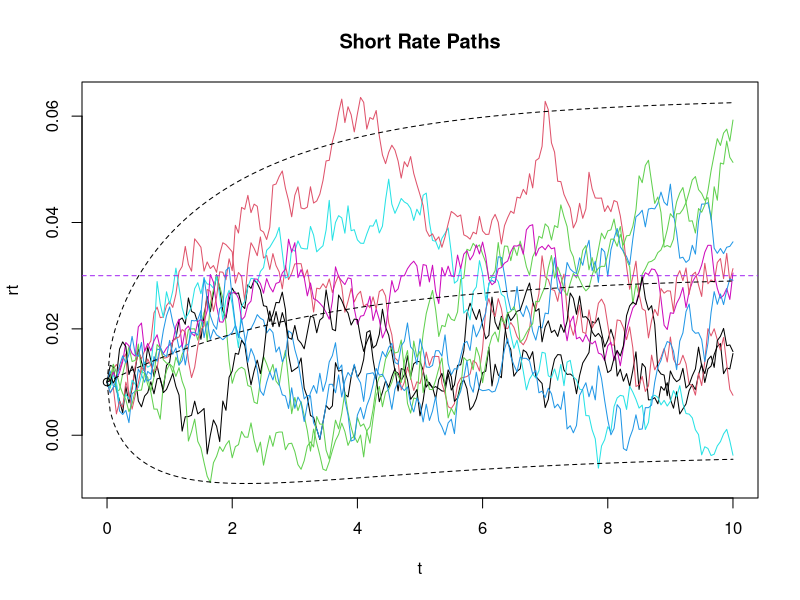

Here is the R script that generated this plot:
## Simulate Sample Paths ##

## define model parameters
r0 <- 0.01
theta <- 0.03
k <- 0.3
sigma <- 0.013

## simulate short rate paths
n <- 10    # MC simulation trials
T <- 10    # total time
m <- 200   # subintervals
dt <- T/m  # difference in time each subinterval

r <- matrix(0,m+1,n)  # matrix to hold short rate paths
r[1,] <- r0

for(j in 1:n){
  for(i in 2:(m+1)){
    dr <- k*(theta-r[i-1,j])*dt + sigma*sqrt(dt)*rnorm(1,0,1)
    r[i,j] <- r[i-1,j] + dr
  }
} 

## plot paths
t <- seq(0, T, dt)
rT.expected <- theta + (r0-theta)*exp(-k*t)
rT.stdev <- sqrt( sigma^2/(2*k)*(1-exp(-2*k*t)))
matplot(t, r[,1:10], type="l", lty=1, main="Short Rate Paths", ylab="rt") 
abline(h=theta, col="purple", lty=2)
lines(t, rT.expected, lty=2) 
lines(t, rT.expected + 2*rT.stdev, lty=2) 
lines(t, rT.expected - 2*rT.stdev, lty=2) 
points(0,r0)